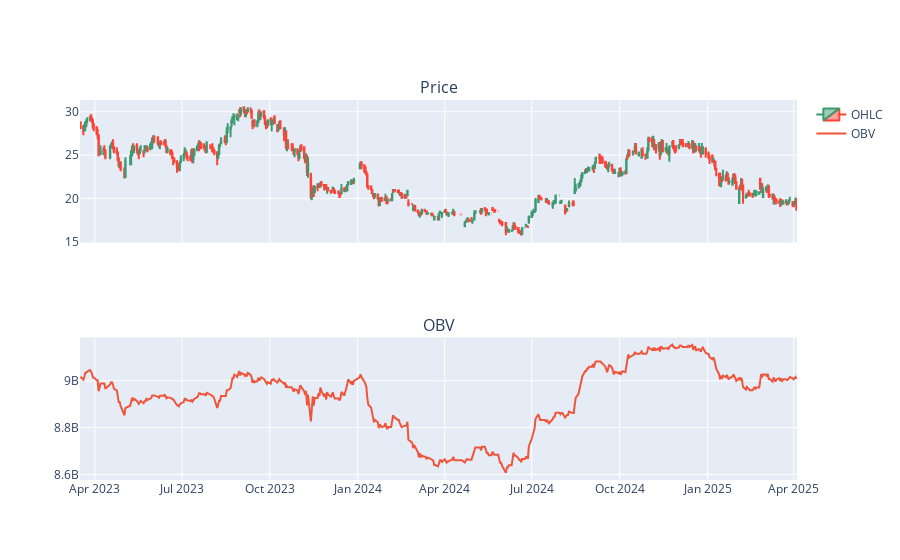

The notebook cell this image was saved under:
### Code cell
data = yf.download(tickers='COM7.BK', period='max', interval='1d')
data.reset_index(inplace=True)
data.columns = data.columns.droplevel(1)

data['OBV'] = ta.obv(data.Close, data.Volume)

df = data[-500:]

fig = make_subplots(rows=2, cols=1, subplot_titles=['Price', 'OBV'], shared_xaxes=True)

fig.add_trace(go.Candlestick(x=df['Date'],
                            open=df['Open'],
                            high=df['High'],
                            low=df['Low'],
                            close=df['Close'],
                            name='OHLC'), 
                            row=1, col=1)

fig.add_trace(go.Scatter(x=df['Date'],
                         y=df['OBV'],
                         name='OBV'),
              row=2, col=1)

fig.update_layout(xaxis=dict(rangeslider=dict(visible=False)))

fig.show()

### Figure 1 — Plotly figure (JSON) as saved in the notebook; plotly's stock layout.template omitted (floating-point values rounded to 4 significant figures; data arrays with more than 128 entries replaced by an {"elided": "..."} marker saying what was removed)
{"data": [{"close": {"elided": "500 float values"}, "high": {"elided": "500 float values"}, "low": {"elided": "500 float values"}, "name": "OHLC", "open": {"elided": "500 float values"}, "type": "candlestick", "x": {"elided": "500 str values"}, "xaxis": "x", "yaxis": "y"}, {"name": "OBV", "type": "scatter", "x": {"elided": "500 str values"}, "xaxis": "x2", "y": {"elided": "500 int values"}, "yaxis": "y2"}], "layout": {"annotations": [{"font": {"size": 16}, "showarrow": false, "text": "Price", "x": 0.5, "xanchor": "center", "xref": "paper", "y": 1, "yanchor": "bottom", "yref": "paper"}, {"font": {"size": 16}, "showarrow": false, "text": "OBV", "x": 0.5, "xanchor": "center", "xref": "paper", "y": 0.375, "yanchor": "bottom", "yref": "paper"}], "xaxis": {"anchor": "y", "domain": [0, 1], "matches": "x2", "rangeslider": {"visible": false}, "showticklabels": false}, "xaxis2": {"anchor": "y2", "domain": [0, 1]}, "yaxis": {"anchor": "x", "domain": [0.625, 1]}, "yaxis2": {"anchor": "x2", "domain": [0, 0.375]}}}
